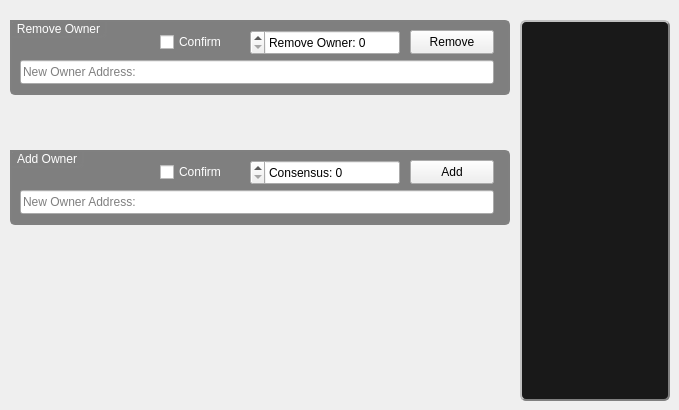
    <widget class="QWidget" name="actionsTab">
     <attribute name="title">
      <string>Actions</string>
     </attribute>
     <widget class="QGroupBox" name="removeGroupBox">
      <property name="geometry">
       <rect>
        <x>10</x>
        <y>20</y>
        <width>500</width>
        <height>75</height>
       </rect>
      </property>
      <property name="minimumSize">
       <size>
        <width>500</width>
        <height>75</height>
       </size>
      </property>
      <property name="maximumSize">
       <size>
        <width>830</width>
        <height>75</height>
       </size>
      </property>
      <property name="layoutDirection">
       <enum>Qt::LeftToRight</enum>
      </property>
      <property name="styleSheet">
       <string notr="true">QGroupBox {
    border: 2px solid gray;
    border-radius: 5px;
	background-color: rgba(0, 0, 0, 120);
}

QGroupBox::title {
	color: rgb(255, 255, 255);
    subcontrol-origin: top;
    subcontrol-position: top left; 
    padding: 0 3px;
    border: 2px solid gray;
    border-bottom-right-radius: 6px;
}

QGroupBox::indicator {
    width: 13px;
    height: 13px;
}</string>
      </property>
      <property name="title">
       <string>Remove Owner</string>
      </property>
      <widget class="QLineEdit" name="removeLineEdit">
       <property name="geometry">
        <rect>
         <x>10</x>
         <y>40</y>
         <width>474</width>
         <height>24</height>
        </rect>
       </property>
       <property name="minimumSize">
        <size>
         <width>474</width>
         <height>24</height>
        </size>
       </property>
       <property name="maximumSize">
        <size>
         <width>615</width>
         <height>24</height>
        </size>
       </property>
       <property name="text">
        <string/>
       </property>
       <property name="placeholderText">
        <string>New Owner Address:</string>
       </property>
      </widget>
      <widget class="QDoubleSpinBox" name="removeSpinBox">
       <property name="geometry">
        <rect>
         <x>240</x>
         <y>10</y>
         <width>150</width>
         <height>25</height>
        </rect>
       </property>
       <property name="layoutDirection">
        <enum>Qt::RightToLeft</enum>
       </property>
       <property name="styleSheet">
        <string notr="true">QDoubleSpinBox:hover {
	background-color: rgba(79, 186, 196, 30);
}</string>
       </property>
       <property name="prefix">
        <string>Remove Owner: </string>
       </property>
       <property name="decimals">
        <number>0</number>
       </property>
       <property name="maximum">
        <double>100.000000000000000</double>
       </property>
      </widget>
      <widget class="QPushButton" name="removeButton">
       <property name="geometry">
        <rect>
         <x>400</x>
         <y>10</y>
         <width>84</width>
         <height>24</height>
        </rect>
       </property>
       <property name="minimumSize">
        <size>
         <width>84</width>
         <height>20</height>
        </size>
       </property>
       <property name="maximumSize">
        <size>
         <width>84</width>
         <height>24</height>
        </size>
       </property>
       <property name="text">
        <string>Remove</string>
       </property>
      </widget>
      <widget class="QCheckBox" name="removeCheckBox">
       <property name="geometry">
        <rect>
         <x>150</x>
         <y>10</y>
         <width>81</width>
         <height>24</height>
        </rect>
       </property>
       <property name="maximumSize">
        <size>
         <width>100</width>
         <height>24</height>
        </size>
       </property>
       <property name="focusPolicy">
        <enum>Qt::NoFocus</enum>
       </property>
       <property name="layoutDirection">
        <enum>Qt::LeftToRight</enum>
       </property>
       <property name="styleSheet">
        <string notr="true">QCheckBox{
	color: rgb(255, 255, 255);
}

QCheckBox:hover{
	color: rgb(255, 255, 255);
	background-color: rgba(0, 158, 0, 120);
}</string>
       </property>
       <property name="text">
        <string>Confirm</string>
       </property>
      </widget>
     </widget>
     <widget class="QGroupBox" name="addGroupBox">
      <property name="geometry">
       <rect>
        <x>10</x>
        <y>150</y>
        <width>500</width>
        <height>75</height>
       </rect>
      </property>
      <property name="minimumSize">
       <size>
        <width>0</width>
        <height>0</height>
       </size>
      </property>
      <property name="maximumSize">
       <size>
        <width>830</width>
        <height>157</height>
       </size>
      </property>
      <property name="layoutDirection">
       <enum>Qt::LeftToRight</enum>
      </property>
      <property name="styleSheet">
       <string notr="true">QGroupBox {
    border: 2px solid gray;
    border-radius: 5px;
	background-color: rgba(0, 0, 0, 120);
}

QGroupBox::title {
	color: rgb(255, 255, 255);
    subcontrol-origin: top;
    subcontrol-position: top left; 
    padding: 0 3px;
    border: 2px solid gray;
    border-bottom-right-radius: 6px;
}

QGroupBox::indicator {
    width: 13px;
    height: 13px;
}</string>
      </property>
      <property name="title">
       <string>Add Owner</string>
      </property>
      <widget class="QLineEdit" name="addLineEdit">
       <property name="geometry">
        <rect>
         <x>10</x>
         <y>40</y>
         <width>474</width>
         <height>24</height>
        </rect>
       </property>
       <property name="minimumSize">
        <size>
         <width>474</width>
         <height>24</height>
        </size>
       </property>
       <property name="maximumSize">
        <size>
         <width>615</width>
         <height>24</height>
        </size>
       </property>
       <property name="text">
        <string/>
       </property>
       <property name="placeholderText">
        <string>New Owner Address:</string>
       </property>
      </widget>
      <widget class="QDoubleSpinBox" name="addSpinBox">
       <property name="geometry">
        <rect>
         <x>240</x>
         <y>10</y>
         <width>150</width>
         <height>25</height>
        </rect>
       </property>
       <property name="layoutDirection">
        <enum>Qt::RightToLeft</enum>
       </property>
       <property name="styleSheet">
        <string notr="true">QDoubleSpinBox:hover {
	background-color: rgba(79, 186, 196, 30);
}</string>
       </property>
       <property name="prefix">
        <string>Consensus: </string>
       </property>
       <property name="decimals">
        <number>0</number>
       </property>
       <property name="maximum">
        <double>100.000000000000000</double>
       </property>
      </widget>
      <widget class="QPushButton" name="addButton">
       <property name="geometry">
        <rect>
         <x>400</x>
         <y>10</y>
         <width>84</width>
         <height>24</height>
        </rect>
       </property>
       <property name="minimumSize">
        <size>
         <width>84</width>
         <height>20</height>
        </size>
       </property>
       <property name="maximumSize">
        <size>
         <width>84</width>
         <height>24</height>
        </size>
       </property>
       <property name="text">
        <string>Add</string>
       </property>
      </widget>
      <widget class="QCheckBox" name="addCheckBox">
       <property name="geometry">
        <rect>
         <x>150</x>
         <y>10</y>
         <width>81</width>
         <height>24</height>
        </rect>
       </property>
       <property name="maximumSize">
        <size>
         <width>100</width>
         <height>24</height>
        </size>
       </property>
       <property name="focusPolicy">
        <enum>Qt::NoFocus</enum>
       </property>
       <property name="layoutDirection">
        <enum>Qt::LeftToRight</enum>
       </property>
       <property name="styleSheet">
        <string notr="true">QCheckBox{
	color: rgb(255, 255, 255);
}

QCheckBox:hover{
	color: rgb(255, 255, 255);
	background-color: rgba(0, 158, 0, 120);
}</string>
       </property>
       <property name="text">
        <string>Confirm</string>
       </property>
      </widget>
     </widget>
     <widget class="QTextBrowser" name="actionsTXID">
      <property name="geometry">
       <rect>
        <x>520</x>
        <y>20</y>
        <width>150</width>
        <height>381</height>
       </rect>
      </property>
      <property name="styleSheet">
       <string notr="true">    border-color: rgb(128, 128, 128);
    border-style: outset;
    border-width: 2px;
    border-radius: 6px;
    padding: 3px;
	background-color: rgb(25, 25, 25);
    color: rgb(255, 255, 255);</string>
      </property>
     </widget>
    </widget>
